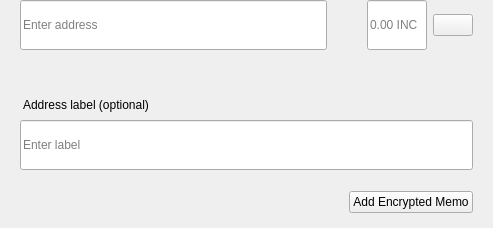
<?xml version="1.0" encoding="UTF-8"?>
<ui version="4.0">
 <class>SendMultiRow</class>
 <widget class="QWidget" name="SendMultiRow">
  <property name="geometry">
   <rect>
    <x>0</x>
    <y>0</y>
    <width>493</width>
    <height>228</height>
   </rect>
  </property>
  <property name="minimumSize">
   <size>
    <width>0</width>
    <height>0</height>
   </size>
  </property>
  <property name="maximumSize">
   <size>
    <width>16777215</width>
    <height>16777215</height>
   </size>
  </property>
  <property name="windowTitle">
   <string>Form</string>
  </property>
  <layout class="QVBoxLayout" name="verticalLayout_3">
   <property name="spacing">
    <number>0</number>
   </property>
   <property name="leftMargin">
    <number>0</number>
   </property>
   <property name="topMargin">
    <number>0</number>
   </property>
   <property name="rightMargin">
    <number>20</number>
   </property>
   <property name="bottomMargin">
    <number>5</number>
   </property>
   <item alignment="Qt::AlignTop">
    <widget class="QWidget" name="widget" native="true">
     <property name="sizePolicy">
      <sizepolicy hsizetype="Expanding" vsizetype="Maximum">
       <horstretch>0</horstretch>
       <verstretch>0</verstretch>
      </sizepolicy>
     </property>
     <property name="minimumSize">
      <size>
       <width>0</width>
       <height>60</height>
      </size>
     </property>
     <property name="maximumSize">
      <size>
       <width>16777215</width>
       <height>85</height>
      </size>
     </property>
     <layout class="QHBoxLayout" name="horizontalLayout" stretch="6,0,2">
      <property name="spacing">
       <number>0</number>
      </property>
      <property name="leftMargin">
       <number>8</number>
      </property>
      <property name="topMargin">
       <number>0</number>
      </property>
      <property name="rightMargin">
       <number>0</number>
      </property>
      <property name="bottomMargin">
       <number>0</number>
      </property>
      <item alignment="Qt::AlignTop">
       <widget class="QStackedWidget" name="stackedAddress">
        <property name="minimumSize">
         <size>
          <width>0</width>
          <height>50</height>
         </size>
        </property>
        <property name="maximumSize">
         <size>
          <width>16777215</width>
          <height>50</height>
         </size>
        </property>
        <widget class="QWidget" name="page_4">
         <property name="sizePolicy">
          <sizepolicy hsizetype="Expanding" vsizetype="Preferred">
           <horstretch>0</horstretch>
           <verstretch>0</verstretch>
          </sizepolicy>
         </property>
         <property name="minimumSize">
          <size>
           <width>0</width>
           <height>50</height>
          </size>
         </property>
         <property name="maximumSize">
          <size>
           <width>16777215</width>
           <height>55</height>
          </size>
         </property>
         <layout class="QVBoxLayout" name="verticalLayout_7">
          <property name="spacing">
           <number>0</number>
          </property>
          <property name="leftMargin">
           <number>12</number>
          </property>
          <property name="topMargin">
           <number>0</number>
          </property>
          <property name="rightMargin">
           <number>0</number>
          </property>
          <property name="bottomMargin">
           <number>0</number>
          </property>
          <item>
           <widget class="QLineEdit" name="lineEditAddress">
            <property name="minimumSize">
             <size>
              <width>0</width>
              <height>50</height>
             </size>
            </property>
            <property name="maximumSize">
             <size>
              <width>16777215</width>
              <height>50</height>
             </size>
            </property>
            <property name="placeholderText">
             <string>Enter address</string>
            </property>
           </widget>
          </item>
         </layout>
        </widget>
        <widget class="QWidget" name="page_3"/>
       </widget>
      </item>
      <item>
       <spacer name="horizontalSpacer_3">
        <property name="orientation">
         <enum>Qt::Horizontal</enum>
        </property>
        <property name="sizeType">
         <enum>QSizePolicy::Fixed</enum>
        </property>
        <property name="sizeHint" stdset="0">
         <size>
          <width>40</width>
          <height>20</height>
         </size>
        </property>
       </spacer>
      </item>
      <item>
       <layout class="QHBoxLayout" name="horizontalLayout_2">
        <property name="spacing">
         <number>6</number>
        </property>
        <item alignment="Qt::AlignTop">
         <widget class="QLineEdit" name="lineEditAmount">
          <property name="sizePolicy">
           <sizepolicy hsizetype="Expanding" vsizetype="Preferred">
            <horstretch>0</horstretch>
            <verstretch>0</verstretch>
           </sizepolicy>
          </property>
          <property name="minimumSize">
           <size>
            <width>0</width>
            <height>50</height>
           </size>
          </property>
          <property name="maximumSize">
           <size>
            <width>16777215</width>
            <height>50</height>
           </size>
          </property>
          <property name="maxLength">
           <number>17</number>
          </property>
          <property name="alignment">
           <set>Qt::AlignLeading|Qt::AlignLeft|Qt::AlignVCenter</set>
          </property>
          <property name="placeholderText">
           <string notr="true">0.00 INC</string>
          </property>
         </widget>
        </item>
        <item>
         <layout class="QVBoxLayout" name="verticalLayout">
          <property name="topMargin">
           <number>14</number>
          </property>
          <property name="bottomMargin">
           <number>0</number>
          </property>
          <item alignment="Qt::AlignTop">
           <widget class="QPushButton" name="btnMenu">
            <property name="minimumSize">
             <size>
              <width>0</width>
              <height>0</height>
             </size>
            </property>
            <property name="maximumSize">
             <size>
              <width>16777215</width>
              <height>16777215</height>
             </size>
            </property>
            <property name="focusPolicy">
             <enum>Qt::NoFocus</enum>
            </property>
            <property name="text">
             <string/>
            </property>
           </widget>
          </item>
         </layout>
        </item>
       </layout>
      </item>
     </layout>
    </widget>
   </item>
   <item>
    <widget class="QWidget" name="layoutLabel" native="true">
     <property name="minimumSize">
      <size>
       <width>0</width>
       <height>0</height>
      </size>
     </property>
     <property name="maximumSize">
      <size>
       <width>16777215</width>
       <height>16777215</height>
      </size>
     </property>
     <layout class="QVBoxLayout" name="verticalLayout_9">
      <property name="spacing">
       <number>6</number>
      </property>
      <property name="leftMargin">
       <number>20</number>
      </property>
      <property name="topMargin">
       <number>0</number>
      </property>
      <property name="rightMargin">
       <number>0</number>
      </property>
      <property name="bottomMargin">
       <number>10</number>
      </property>
      <item>
       <spacer name="verticalSpacer">
        <property name="orientation">
         <enum>Qt::Vertical</enum>
        </property>
        <property name="sizeType">
         <enum>QSizePolicy::Fixed</enum>
        </property>
        <property name="sizeHint" stdset="0">
         <size>
          <width>20</width>
          <height>20</height>
         </size>
        </property>
       </spacer>
      </item>
      <item>
       <widget class="QLabel" name="labelSubtitleDescription">
        <property name="styleSheet">
         <string notr="true">margin-bottom:2px;
margin-left:0.05px;
padding:0px;</string>
        </property>
        <property name="text">
         <string>Address label (optional)</string>
        </property>
       </widget>
      </item>
      <item>
       <widget class="QLineEdit" name="lineEditDescription">
        <property name="minimumSize">
         <size>
          <width>0</width>
          <height>50</height>
         </size>
        </property>
        <property name="maximumSize">
         <size>
          <width>16777215</width>
          <height>50</height>
         </size>
        </property>
        <property name="placeholderText">
         <string>Enter label</string>
        </property>
       </widget>
      </item>
      <item>
       <spacer name="verticalSpacer_2">
        <property name="orientation">
         <enum>Qt::Vertical</enum>
        </property>
        <property name="sizeType">
         <enum>QSizePolicy::Fixed</enum>
        </property>
        <property name="sizeHint" stdset="0">
         <size>
          <width>20</width>
          <height>15</height>
         </size>
        </property>
       </spacer>
      </item>
      <item>
       <widget class="QWidget" name="containerMemo" native="true">
        <layout class="QHBoxLayout" name="horizontalLayout_5">
         <property name="leftMargin">
          <number>0</number>
         </property>
         <property name="topMargin">
          <number>0</number>
         </property>
         <property name="rightMargin">
          <number>0</number>
         </property>
         <property name="bottomMargin">
          <number>0</number>
         </property>
         <item>
          <spacer name="horizontalSpacer">
           <property name="orientation">
            <enum>Qt::Horizontal</enum>
           </property>
           <property name="sizeHint" stdset="0">
            <size>
             <width>40</width>
             <height>20</height>
            </size>
           </property>
          </spacer>
         </item>
         <item>
          <widget class="QPushButton" name="btnAddMemo">
           <property name="text">
            <string notr="true">Add Encrypted Memo</string>
           </property>
          </widget>
         </item>
        </layout>
       </widget>
      </item>
     </layout>
    </widget>
   </item>
  </layout>
 </widget>
 <resources/>
 <connections/>
</ui>
